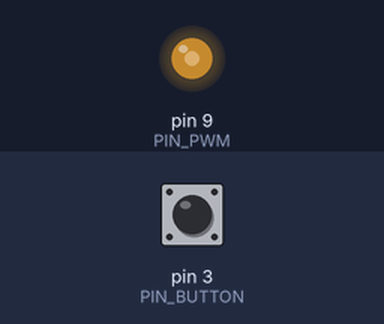
Recording of a program running on a simulated Arduino Pro Mini, built with avr-gcc and run on an emulated ATmega328P. Shown: output pins drawn as LEDs (lit = HIGH). Inputs (shaded band) come from the test bench; at power-on: pin 3 (PIN_BUTTON) HIGH.

Above: at 1.2 s.
1.3 s: pin 3 (PIN_BUTTON) pulled LOW for 0.15 s
At 2.5 s:
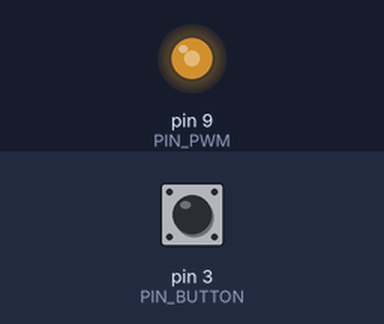
2.9 s: pin 3 (PIN_BUTTON) pulled LOW for 1 s
At 3.9 s:
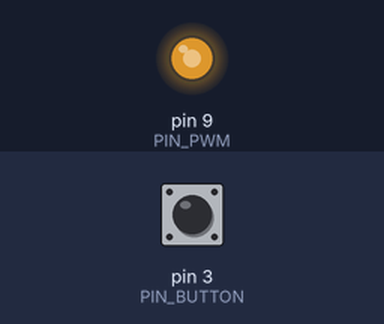
5.4 s: pin 3 (PIN_BUTTON) pulled LOW for 0.15 s
At 5.8 s:
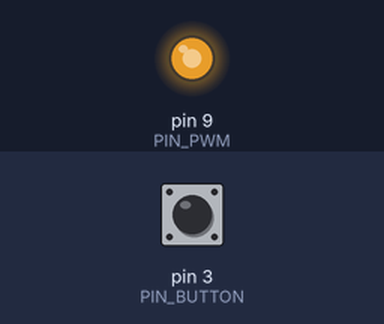
7.0 s: pin 3 (PIN_BUTTON) pulsed LOW 5 times (0.12 s each, 0.3 s apart)
At 9.1 s:
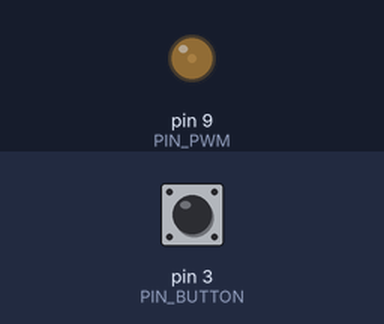
Timing chart, 0 to 10.6 s (numbered marks = the images above; inputs shaded):
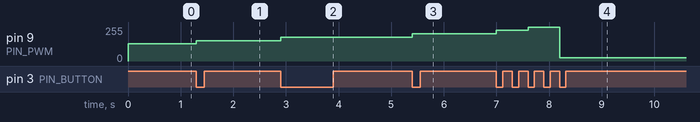

The program:

main.cpp
```cpp
#include <Arduino.h>
#include "fan_control.h"

const uint8_t PIN_PWM    = 9;   // OC1A – Timer1 PWM output
const uint8_t PIN_TACHO  = 2;   // INT0 – fan tachometer (input only)
const uint8_t PIN_BUTTON = 3;   // push-button, active LOW

uint8_t dutyPercent = DUTY_INITIAL;
bool lastButtonState = HIGH;
unsigned long lastPressTime = 0;

void setDuty(uint8_t percent) {
    OCR1A = dutyToCompare(percent);
}

void setup() {
    pinMode(PIN_PWM, OUTPUT);
    pinMode(PIN_TACHO, INPUT);
    pinMode(PIN_BUTTON, INPUT_PULLUP);

    // Configure Timer1 for 25 kHz phase-correct PWM on OC1A (pin 9)
    TCCR1A = _BV(COM1A1) | _BV(WGM11);            // non-inverting, WGM mode 10
    TCCR1B = _BV(WGM13)  | _BV(CS10);              // phase-correct PWM (ICR1 top), no prescaler
    ICR1   = PWM_TOP;

    setDuty(dutyPercent);
}

void loop() {
    bool buttonState = digitalRead(PIN_BUTTON);

    // Detect falling edge (HIGH → LOW) with debounce
    if (lastButtonState == HIGH && buttonState == LOW) {
        unsigned long now = millis();
        if (debounceAccept(now, lastPressTime)) {
            lastPressTime = now;
            dutyPercent = nextDuty(dutyPercent);
            setDuty(dutyPercent);
        }
    }

    lastButtonState = buttonState;
}
```

Measured:
- after the input at 1.3 s, pin 9 (PIN_PWM): 128/255 → 153/255 at once
- after the input at 2.9 s, pin 9 (PIN_PWM): 153/255 → 179/255 at once
- after the input at 5.4 s, pin 9 (PIN_PWM): 179/255 → 204/255 at once
- after the input at 7.0 s, pin 9 (PIN_PWM): 204/255 → 230/255 at once, → 255/255 0.60 s later, → 26/255 0.60 s later
